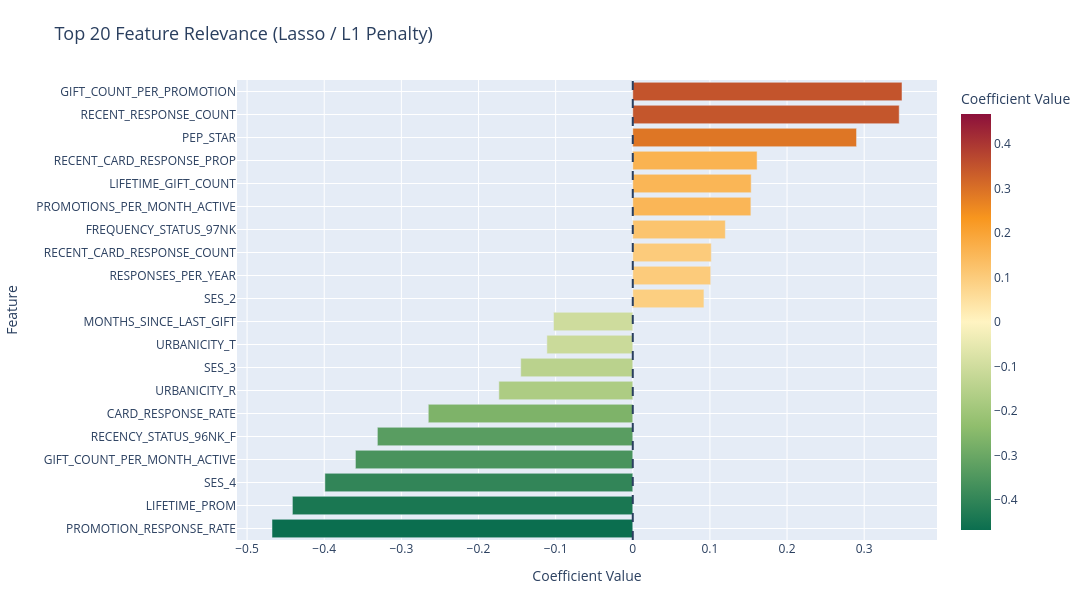

Notebook code cell kept with this figure:
### Code cell
"""2. Lasso coefficient importance"""
lasso_coefs = pd.DataFrame({
    "Feature": feature_names,
    "Coefficient": lasso_model.coef_[0],
})

fig = plot_lasso_feature_importance(lasso_coefs, top_n=20)
fig.show()

embedded_lasso_features = lasso_coefs.loc[lasso_coefs["Coefficient"] != 0, "Feature"].tolist()
n_zeroed = int((lasso_model.coef_[0] == 0).sum())
print(f"Lasso zeroed-out features: {n_zeroed}")
print(f"Lasso-selected features (non-zero coefficient): {len(embedded_lasso_features)}")

### Figure 1 — Plotly figure (JSON) as saved in the notebook; plotly's stock layout.template omitted (floating-point values rounded to 4 significant figures)
{"data": [{"hovertemplate": "Coefficient Value=%{marker.color}<br>Feature=%{y}<extra></extra>", "legendgroup": "", "marker": {"color": [-0.4677, -0.4412, -0.3991, -0.3595, -0.3311, -0.2651, -0.1736, -0.1452, -0.1113, -0.1028, 0.09224, 0.101, 0.1018, 0.12, 0.1531, 0.1535, 0.1611, 0.2901, 0.3454, 0.349], "coloraxis": "coloraxis", "pattern": {"shape": ""}}, "name": "", "orientation": "h", "showlegend": false, "textposition": "auto", "type": "bar", "x": [-0.4677, -0.4412, -0.3991, -0.3595, -0.3311, -0.2651, -0.1736, -0.1452, -0.1113, -0.1028, 0.09224, 0.101, 0.1018, 0.12, 0.1531, 0.1535, 0.1611, 0.2901, 0.3454, 0.349], "xaxis": "x", "y": ["PROMOTION_RESPONSE_RATE", "LIFETIME_PROM", "SES_4", "GIFT_COUNT_PER_MONTH_ACTIVE", "RECENCY_STATUS_96NK_F", "CARD_RESPONSE_RATE", "URBANICITY_R", "SES_3", "URBANICITY_T", "MONTHS_SINCE_LAST_GIFT", "SES_2", "RESPONSES_PER_YEAR", "RECENT_CARD_RESPONSE_COUNT", "FREQUENCY_STATUS_97NK", "PROMOTIONS_PER_MONTH_ACTIVE", "LIFETIME_GIFT_COUNT", "RECENT_CARD_RESPONSE_PROP", "PEP_STAR", "RECENT_RESPONSE_COUNT", "GIFT_COUNT_PER_PROMOTION"], "yaxis": "y"}], "layout": {"barmode": "relative", "coloraxis": {"cmax": 0.4677, "cmin": -0.4677, "colorbar": {"tickfont": {"color": "#2A3F5F"}, "title": {"font": {"color": "#2A3F5F"}, "text": "Coefficient Value"}}, "colorscale": [[0, "#0B6E4F"], [0.25, "#90BE6D"], [0.5, "#FFF4C2"], [0.75, "#F8961E"], [1, "#8C103B"]]}, "font": {"color": "#2A3F5F"}, "height": 600, "legend": {"bgcolor": "rgba(255,255,255,0.75)", "bordercolor": "rgba(0,0,0,0)", "font": {"color": "#2A3F5F"}, "tracegroupgap": 0}, "margin": {"b": 60, "l": 80, "r": 40, "t": 80}, "paper_bgcolor": "#FFFFFF", "plot_bgcolor": "#E5ECF6", "shapes": [{"line": {"color": "#2A3F5F", "dash": "dash"}, "type": "line", "x0": 0, "x1": 0, "xref": "x", "y0": 0, "y1": 1, "yref": "y domain"}], "title": {"font": {"color": "#2A3F5F", "size": 18}, "text": "Top 20 Feature Relevance (Lasso / L1 Penalty)"}, "width": 1100, "xaxis": {"anchor": "y", "domain": [0, 1], "gridcolor": "#FFFFFF", "showgrid": true, "tickfont": {"color": "#2A3F5F"}, "title": {"font": {"color": "#2A3F5F"}, "text": "Coefficient Value"}, "zeroline": false}, "yaxis": {"anchor": "x", "domain": [0, 1], "gridcolor": "#FFFFFF", "showgrid": true, "tickfont": {"color": "#2A3F5F"}, "title": {"font": {"color": "#2A3F5F"}, "text": "Feature"}, "zeroline": false}}}
